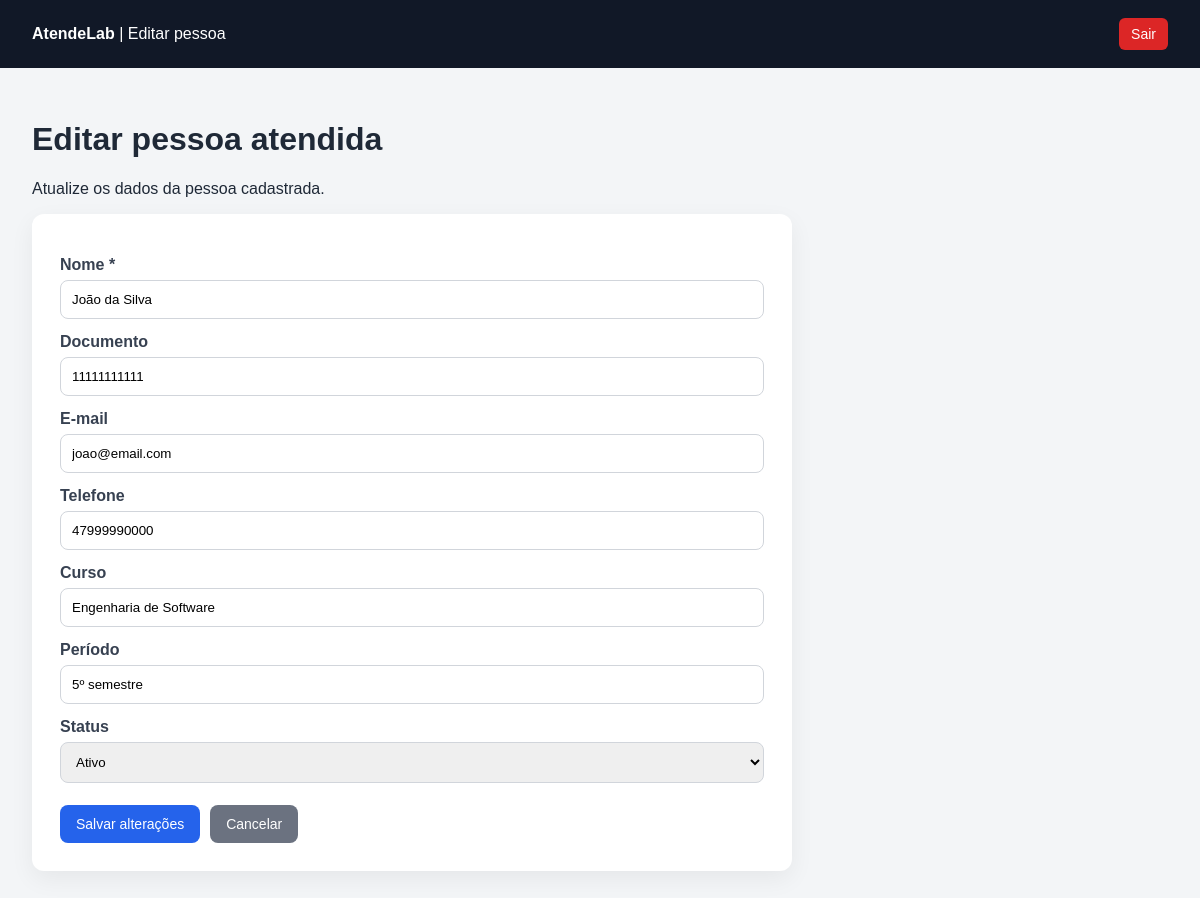
Screenshot of /atendelab-main/pessoas/editar.php?id=1 (signed in) with the database file from the repository.
### tables this page shows
CREATE TABLE `pessoas` (
  `id` int(11) NOT NULL,
  `nome` varchar(100) NOT NULL,
  `documento` varchar(20) DEFAULT NULL,
  `email` varchar(100) DEFAULT NULL,
  `telefone` varchar(20) DEFAULT NULL,
  `curso` varchar(100) DEFAULT NULL,
  `periodo` varchar(50) DEFAULT NULL,
  `status` enum('ativo','inativo') DEFAULT 'ativo',
  `criado_em` timestamp NOT NULL DEFAULT current_timestamp()
);

### atendelab-main/pessoas/editar.php (the view, shortened to what this page needs)
<?php
require_once __DIR__ . '/../config/database.php';
$id = $_GET['id'] ?? null;
$sql = "SELECT * FROM pessoas WHERE id = :id LIMIT 1";
$stmt = $pdo->prepare($sql);
$stmt->bindParam(':id', $id);
$stmt->execute();
$pessoa = $stmt->fetch(PDO::FETCH_ASSOC);
?>
<!DOCTYPE html>
<html lang="pt-br">
<head>
</head>
<body>
<header>
    <div>
        <strong>AtendeLab</strong>
        <span> | Editar pessoa</span>
    </div>
    <a href="../logout.php">Sair</a>
</header>
<main>
    <h1>Editar pessoa atendida</h1>
    <p>Atualize os dados da pessoa cadastrada.</p>
    <div class="card">
        <form method="POST" action="">
            <label for="nome">Nome *</label>
            <input type="text" id="nome" name="nome" value="<?php echo htmlspecialchars($pessoa['nome']); ?>" required>
            <label for="documento">Documento</label>
            <input type="text" id="documento" name="documento" value="<?php echo htmlspecialchars($pessoa['documento']); ?>">
            <label for="email">E-mail</label>
            <input type="email" id="email" name="email" value="<?php echo htmlspecialchars($pessoa['email']); ?>">
            <label for="telefone">Telefone</label>
            <input type="text" id="telefone" name="telefone" value="<?php echo htmlspecialchars($pessoa['telefone']); ?>">
            <label for="curso">Curso</label>
            <input type="text" id="curso" name="curso" value="<?php echo htmlspecialchars($pessoa['curso']); ?>">
            <label for="periodo">Período</label>
            <input type="text" id="periodo" name="periodo" value="<?php echo htmlspecialchars($pessoa['periodo']); ?>">
            <label for="status">Status</label>
            <select id="status" name="status">
                <option value="ativo" <?php echo $pessoa['status'] === 'ativo' ? 'selected' : ''; ?>>Ativo</option>
            </select>
            <div class="botoes">
                <button class="btn" type="submit">Salvar alterações</button>
                <a class="btn btn-secundario" href="index.php">Cancelar</a>
            </div>
        </form>
    </div>
</main>
</body>
</html>

### atendelab-main/pessoas/editar.php (style rules this page uses)
body { margin: 0; font-family: Arial, sans-serif; background: #f3f5f7; color: #1f2937; }
header { background: #111827; color: #ffffff; padding: 18px 32px; display: flex; justify-content: space-between; align-items: center; }
header a { color: #ffffff; text-decoration: none; background: #dc2626; padding: 8px 12px; border-radius: 6px; font-size: 14px; }
main { padding: 32px; max-width: 760px; }
.card { background: #ffffff; padding: 28px; border-radius: 12px; box-shadow: 0 8px 24px rgba(0, 0, 0, 0.06); }
label { display: block; margin-top: 14px; margin-bottom: 6px; font-weight: bold; color: #374151; }
input, select { width: 100%; padding: 11px; border: 1px solid #d1d5db; border-radius: 8px; box-sizing: border-box; }
.botoes { margin-top: 22px; display: flex; gap: 10px; }
.btn { background: #2563eb; color: #ffffff; padding: 11px 16px; border-radius: 8px; text-decoration: none; border: none; cursor: pointer; font-size: 14px; }
.btn-secundario { background: #6b7280; }

### rows the page displays
pessoas: nome "João da Silva", documento "11111111111", email "joao@email.com", telefone "47999990000", curso "Engenharia de Software", periodo "5º semestre", status "Ativo"
